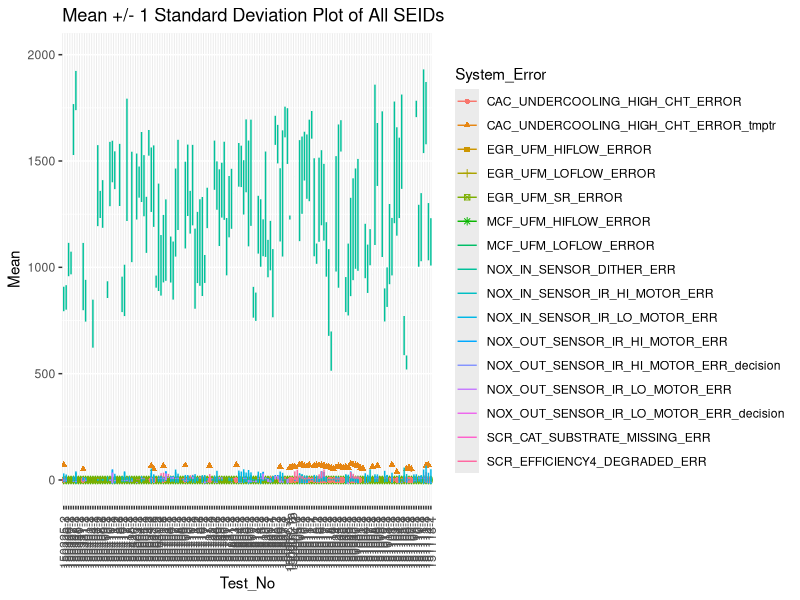
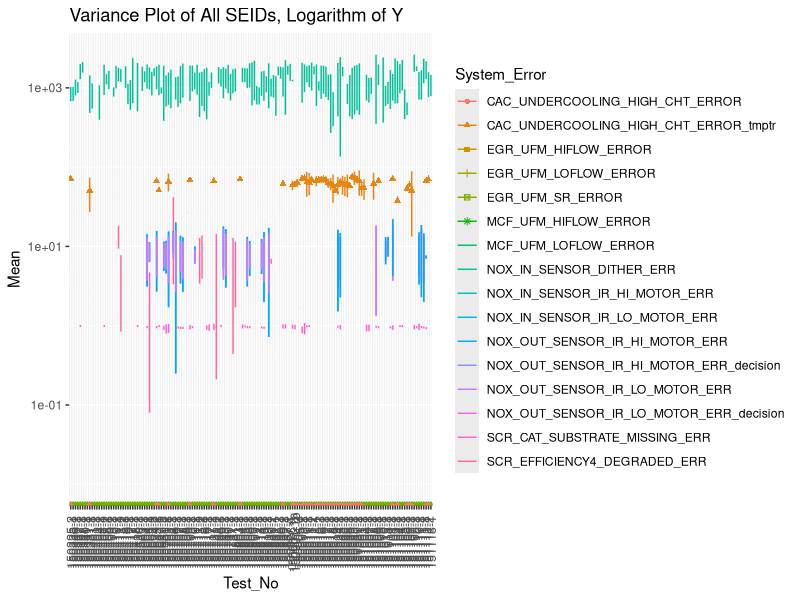
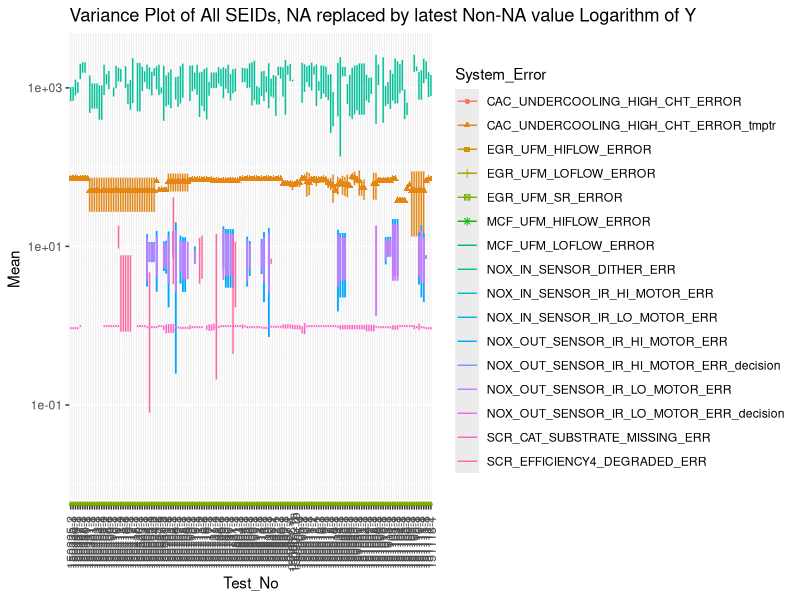
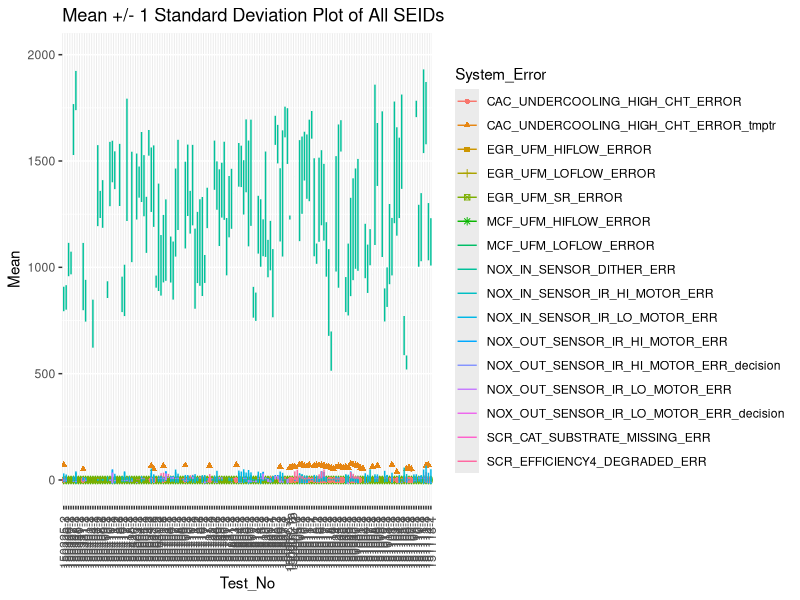
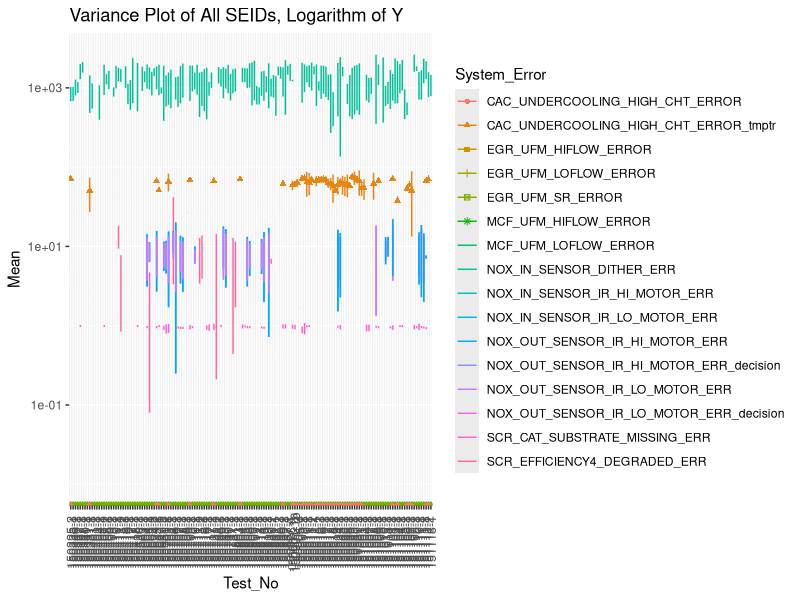
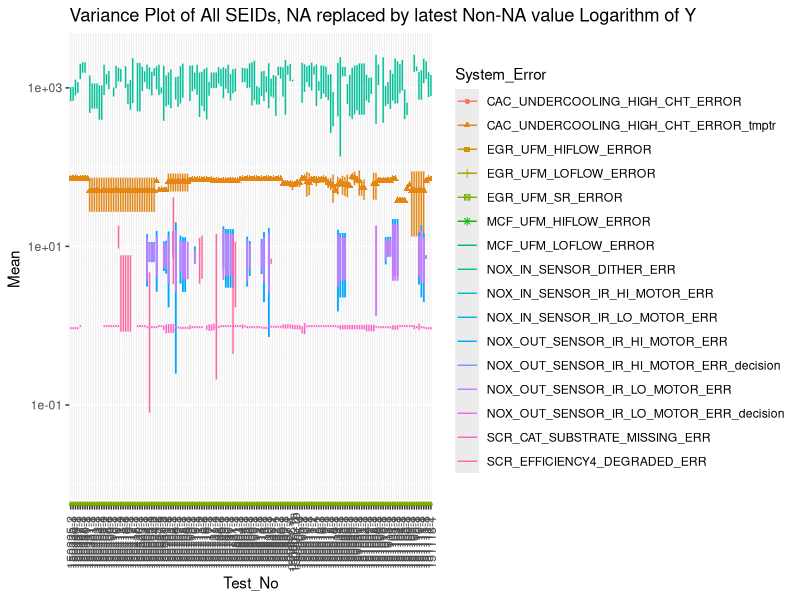
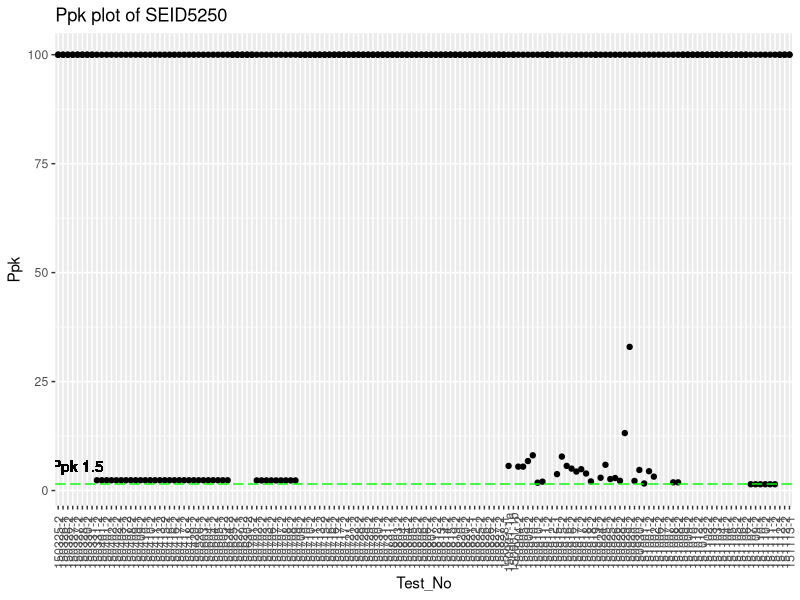
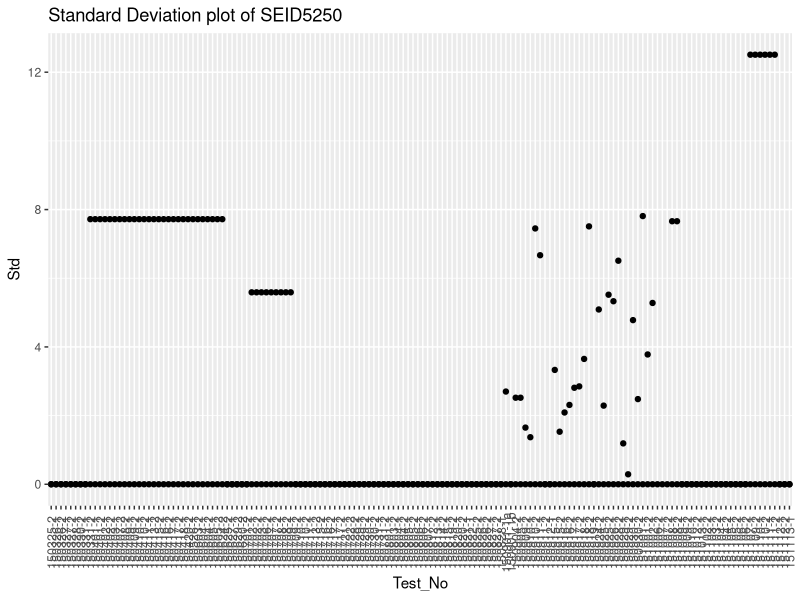

Recreate these plots in R, in order. (Note: this script raises an error after producing the figures.)
## Import two libaries
library(zoo)
library(ggplot2)

pd <- position_dodge(.1)

# Read AcadiaDOE.csv using read.csv as a dataframe with 13 variables
data <- read.csv("AcadiaDOE/AcadiaDOENew2.csv",header = TRUE,stringsAsFactors=FALSE)

# Create arrays to hold the SEID, Threshold and USL or not values
#SEID = c(5369,12493,10102,5978,5976,5366,5365)
SEID = c(5365,5366,5369,5976,5978,10102,12493,7293,7294,7295,7296,12125,5250)
Threshold = c(2125,1125,0,1500,-30,-5,1000,20001,20001,20001,20001,20001,105)
# 1 means USL, 0 means LSL
USL = c(1,1,1,0,0,1,0,1,1,1,1,1,1)

## Order by SEID and create to a new data frame
data2 <- data[order(data$SEID),]
# Use na.locf function from zoo package to replace NA with the lastest Non-NA value
data2 <- na.locf(data2)
# Numericalize columns
data2$Ppk <- as.numeric(as.character(data2$Ppk))
data2$Max <-as.numeric(as.character(data2$Max))
data2$Min <- as.numeric(as.character(data2$Min))
data2$Mean <- as.numeric(as.character(data2$Mean))
data2$Std <- as.numeric(as.character(data2$Std))

## Replace the NA values with the mean of the column, didn't use
#for (i in which(sapply(data, is.numeric))) {
  #+     data[is.na(data[, i]), i] <- mean(data[, i],  na.rm = TRUE)
  #+ }
## Creat plot 1 to show the Ppk trendlines for all System Error, that NA is replaced by latest Non NA value
# ggplot(data2, aes(x=Test_No, y=Ppk, colour=System_Error,group = System_Error)) +
#   geom_point(aes(shape = System_Error)) + geom_hline(yintercept = 1.5,color = "green",linetype = "longdash") +
#   geom_text(aes(5,1.5,label = "Ppk 1.5", vjust = -1)) + 
#   geom_line(position=pd,aes(group = System_Error,pch= System_Error )) +ylim(0,500) + scale_y_log10()+
#   labs(title="Ppk Trend Plot of All SEIDs, with NA replaced by Latest Non-NA value") +
#   theme(axis.text.x  = element_text(angle=90, vjust=0.5, size=9))
# 
# ggsave("AcadiaDOE/Rexport2/PpkTrend_allSE_NAreplaced.png")

## Creat plot 2 to show the Ppk trendlines for all System Error, that NA is as blank
# ggplot(data, aes(x=Test_No, y=Ppk, colour=System_Error,group = System_Error)) +
#   geom_point(aes(shape = System_Error)) + geom_hline(yintercept = 1.5,color = "green",linetype = "longdash") +
#   geom_text(aes(5,1.5,label = "Ppk 1.5", vjust = -1)) + 
#   geom_line(position=pd,aes(group = System_Error,pch= System_Error )) +ylim(0,500) + scale_y_log10()+
#   labs(title="Ppk Trend Plot of All SEIDs, with NA as blank value") +
#   theme(axis.text.x  = element_text(angle=90, vjust=0.5, size=9))

# ggsave("AcadiaDOE/Rexport2/PpkTrend_allSE.png")


## Creat plot 3 to show the possible variance box for all System Error, that NA is as blank
pd <- position_dodge(.1)
ggplot(data, aes(x=Test_No, y=Mean, colour=System_Error,group = System_Error)) +
  geom_point(aes(shape = System_Error))+
   geom_errorbar(aes(ymin=Mean-1*Std, ymax=Mean+1*Std), width=.1, position=pd) +
  ylim(-20,2000) +
  labs(title="Mean +/- 1 Standard Deviation Plot of All SEIDs") +
  theme(axis.text.x  = element_text(angle=90, vjust=0.5, size=9))

ggsave("AcadiaDOE/Rexport2/Mean+-1Std_allSE_1std.png",height=9,width=12,dpi=72)

## Creat plot 4 to show the possible variance box for all System Error, that NA is as blank
pd <- position_dodge(.1)
ggplot(data, aes(x=Test_No, y=Mean, colour=System_Error,group = System_Error)) +
  geom_point(aes(y= Mean,shape = System_Error))+
  geom_errorbar(aes(ymin=Mean-3*Std, ymax=Mean+3*Std), width=.25, position=pd) +
  ylim(-20,2000) + scale_y_log10() +
  labs(title="Variance Plot of All SEIDs, Logarithm of Y") +
  theme(axis.text.x  = element_text(angle=90, vjust=0.5, size=9))

ggsave("AcadiaDOE/Rexport2/VarianceTrend_allSE_LogY.png")


# 
# thd = c(2215,1125,1500,-30,-5,1000,0)
# c = c("gold","dark green","green","blue","purple","pink","red")
# lab = c("USL","USL","USL","LSL","LSL","USL","LSL")


## Creat plot 5 to show the recorded max,min,mea variance box for all System Error, that NA is as blank
# pd <- position_dodge(.1)
# ggplot(data, aes(x=Test_No, y=Mean, colour=System_Error,group = System_Error)) +
#   geom_point(aes(y= Mean,shape = System_Error))+
#   geom_pointrange(aes(ymin=Min, ymax=Max), width=.1, position=pd) +
#   geom_hline(yintercept = c(2215,1125,1500,-30,-5,1000,0),color = c,linetype = "longdash") +
#   geom_text(aes(8,thd,label = lab, vjust = -1)) + 
#   ylim(-35,2000) +
#   labs(title="MinMaxMean Range Plot of All SEIDs") +
#   theme(axis.text.x  = element_text(angle=90, vjust=0.5, size=9))
# 
# ggsave("AcadiaDOE/Rexport2/MinMaxMeanRange_allSE_withSpecs.png")

## Create plot 6 to show the possible variance range of all System Errors, that NA is replaced by latest Non-Na value
pd <- position_dodge(.1)
ggplot(data2, aes(x=Test_No, y=Mean, colour=System_Error,group = System_Error)) +
  geom_point(aes(y= Mean,shape = System_Error))+
  geom_errorbar(aes(ymin=Mean-3*Std, ymax=Mean+3*Std), width=.25, position=pd) +
  ylim(-20,2000) + scale_y_log10() +
  labs(title="Variance Plot of All SEIDs, NA replaced by latest Non-NA value Logarithm of Y") +
  theme(axis.text.x  = element_text(angle=90, vjust=0.5, size=9))

ggsave("AcadiaDOE/Rexport2/VarianceTrend_allSE_NAreplaced_LogY.png")


data2$SEID = as.numeric(data2$SEID)


## Ppk Individual Plot
for (i in 1:length(SEID)) {
  
  ### Subset the data of the current SEID
  
  data3 <- subset(data2,data2$SEID == SEID[i])
  
  # Ppk Individual Plot
  title = paste0("Ppk plot of SEID",data3$SEID[1])
  
  ggplot(data3, aes(x=Test_No, y=Ppk)) + geom_point(aes(y= Ppk)) +
    labs(title= title) + geom_hline(yintercept = 1.5,color = "green",linetype = "longdash") +
    geom_text(aes(5,1.5,label = "Ppk 1.5", vjust = -1)) + 
    theme(axis.text.x  = element_text(angle=90, vjust=0.5, size=9))

  
  PpkImage = paste0("AcadiaDOE/Rexport2/","SEID",data3$SEID[1],"_Ppk.pdf")
  
  ggsave(PpkImage)
  
  ## Standard Deviation Individual Plot
  title = paste0("Standard Deviation plot of SEID",data3$SEID[1])
  
  ggplot(data3, aes(x=Test_No, y=Std)) + geom_point(aes(y= Std)) +
    theme(axis.text.x  = element_text(angle=90, vjust=0.5, size=9)) + labs(title= title) 
  
  
  PpkImage = paste0("AcadiaDOE/Rexport2/","SEID",data3$SEID[1],"_Std.pdf")
  
  ggsave(PpkImage)
  
  ## Plot the variance individual plot
  title = paste0("Variance plot of SEID",data3$SEID[1])
  ths = Threshold[i]
  if (USL[i] > 0){
    label = paste0("USL = ",ths)
  } else {
    label =  paste0("LSL = ",ths)}
  
  pd <- position_dodge(.1)
  ggplot(data3, aes(x=Test_No, y=Mean)) +
    geom_point(aes(y= Mean,shape = System_Error))+
    geom_errorbar(aes(ymin=Mean-3*Std, ymax=Mean+3*Std),position=pd) + 
    geom_hline(yintercept = ths,color = "green",linetype = "longdash") +
    geom_text(aes(8,ths,label = label, vjust = -1)) + 
    labs(title=title) +
    theme(axis.text.x  = element_text(angle=90, vjust=0.5, size=9))
  
  PpkImage = paste0("AcadiaDOE/Rexport2/","SEID",data3$SEID[1],"_Variance.pdf")
  
  ggsave(PpkImage)
  
  ## Plot the meanmaxmin range individual plot
  title = paste0("MeanMaxMin range plot of SEID",data3$SEID[1])
  ths = Threshold[i]
  if (USL[i] > 0){
    label = paste0("USL = ",ths)
  } else {
    label =  paste0("LSL = ",ths)}
  
  pd <- position_dodge(.1)
  ggplot(data3, aes(x=Test_No, y=Mean)) +
    geom_point(aes(y= Mean,shape = System_Error))+
    geom_pointrange(aes(ymin=Min, ymax=Max),position=pd) + 
    geom_hline(yintercept = ths,color = "green",linetype = "longdash") +
    geom_text(aes(8,ths,label = label, vjust = -1)) + 
    labs(title=title) +
    theme(axis.text.x  = element_text(angle=90, vjust=0.5, size=9))
  
  PpkImage = paste0("AcadiaDOE/Rexport2/","SEID",data3$SEID[1],"_MeanMaxMinrange.pdf")
  
  ggsave(PpkImage)
  
  
  
}



## Individual SE plots with thresholds

for (i in 1:length(SEID)) {
  
  ### Subset the data of the current SEID
  
  data3 <- subset(data2,data2$SEID == SEID[i])
  title = paste0("MeanMaxMin range plot of System Error", data3$System_Error[[1]])
  ths = Threshold[i]
  if (USL[i] > 0){
    label = paste0("USL = ",ths)
  } else {
    label =  paste0("LSL = ",ths)}
  
  pd <- position_dodge(.1)
  ggplot(data3, aes(x=Test_No, y=Mean)) +
    geom_point(aes(y= Mean,shape = System_Error))+
    geom_pointrange(aes(ymin=Min, ymax=Max), position=pd) + 
    geom_hline(yintercept = ths,color = "green",linetype = "longdash") +
    geom_text(aes(8,ths,label = label, vjust = -1)) + 
    labs(title=title) +
    theme(axis.text.x  = element_text(angle=90, vjust=0.5, size=9))
  
  PpkImage = paste0("AcadiaDOE/Rexport2/","System Error ",data3$System_Error[[1]],"_MeanMaxMinrange.pdf")
  
  ggsave(PpkImage)
  
}




